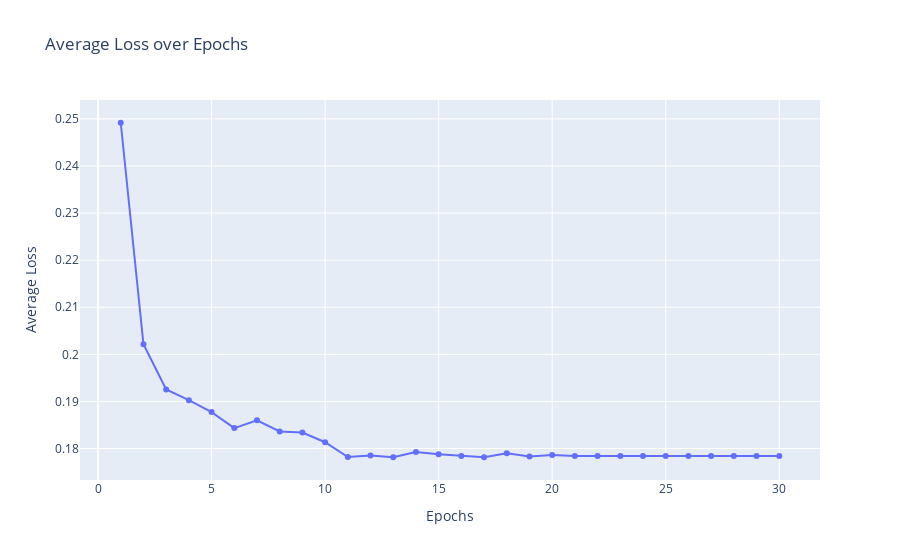

Source (notebook cell):
### Code cell
import matplotlib.pyplot as plt
import plotly.graph_objects as go
import plotly.express as px
# plot avegare loss over epochs
fig = go.Figure()
fig.add_trace(go.Scatter(x=list(avgloss_epoch.keys()), y=list(avgloss_epoch.values()),
                         
                            mode='lines+markers',
                            name='lines+markers'))
fig.update_layout(
    title="Average Loss over Epochs",
    xaxis_title="Epochs",
    yaxis_title="Average Loss")

fig.show()

### Figure 1 — Plotly figure (JSON) as saved in the notebook; plotly's stock layout.template omitted (floating-point values rounded to 4 significant figures)
{"data": [{"mode": "lines+markers", "name": "lines+markers", "type": "scatter", "x": [1, 2, 3, 4, 5, 6, 7, 8, 9, 10, 11, 12, 13, 14, 15, 16, 17, 18, 19, 20, 21, 22, 23, 24, 25, 26, 27, 28, 29, 30], "y": [0.2492, 0.2021, 0.1925, 0.1903, 0.1877, 0.1843, 0.186, 0.1836, 0.1834, 0.1813, 0.1782, 0.1785, 0.1781, 0.1792, 0.1788, 0.1784, 0.1782, 0.179, 0.1783, 0.1786, 0.1784, 0.1784, 0.1784, 0.1784, 0.1784, 0.1784, 0.1784, 0.1784, 0.1784, 0.1784]}], "layout": {"title": {"text": "Average Loss over Epochs"}, "xaxis": {"title": {"text": "Epochs"}}, "yaxis": {"title": {"text": "Average Loss"}}}}
